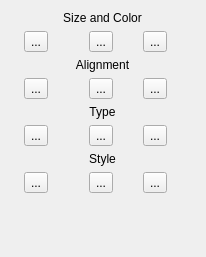
<ui version="4.0" >
 <class>Panel</class>
 <widget class="QWidget" name="Panel" >
  <property name="geometry" >
   <rect>
    <x>0</x>
    <y>0</y>
    <width>206</width>
    <height>257</height>
   </rect>
  </property>
  <property name="windowTitle" >
   <string>Panel</string>
  </property>
  <layout class="QGridLayout" name="gridLayout" >
   <item row="0" column="0" colspan="3" >
    <widget class="QLabel" name="label" >
     <property name="text" >
      <string>Size and Color</string>
     </property>
     <property name="alignment" >
      <set>Qt::AlignCenter</set>
     </property>
    </widget>
   </item>
   <item row="1" column="0" >
    <widget class="QToolButton" name="sizeUp" >
     <property name="text" >
      <string>...</string>
     </property>
    </widget>
   </item>
   <item row="1" column="1" >
    <widget class="QToolButton" name="sizeDown" >
     <property name="text" >
      <string>...</string>
     </property>
    </widget>
   </item>
   <item row="1" column="2" >
    <widget class="QToolButton" name="color" >
     <property name="text" >
      <string>...</string>
     </property>
    </widget>
   </item>
   <item row="2" column="0" colspan="3" >
    <widget class="QLabel" name="label_2" >
     <property name="text" >
      <string>Alignment</string>
     </property>
     <property name="alignment" >
      <set>Qt::AlignCenter</set>
     </property>
    </widget>
   </item>
   <item row="3" column="0" >
    <widget class="QToolButton" name="left" >
     <property name="text" >
      <string>...</string>
     </property>
     <property name="checkable" >
      <bool>true</bool>
     </property>
    </widget>
   </item>
   <item row="3" column="1" >
    <widget class="QToolButton" name="center" >
     <property name="text" >
      <string>...</string>
     </property>
     <property name="checkable" >
      <bool>true</bool>
     </property>
    </widget>
   </item>
   <item row="3" column="2" >
    <widget class="QToolButton" name="right" >
     <property name="text" >
      <string>...</string>
     </property>
     <property name="checkable" >
      <bool>true</bool>
     </property>
    </widget>
   </item>
   <item row="4" column="0" colspan="3" >
    <widget class="QLabel" name="label_3" >
     <property name="text" >
      <string>Type</string>
     </property>
     <property name="alignment" >
      <set>Qt::AlignCenter</set>
     </property>
    </widget>
   </item>
   <item row="5" column="0" >
    <widget class="QToolButton" name="bold" >
     <property name="text" >
      <string>...</string>
     </property>
    </widget>
   </item>
   <item row="5" column="1" >
    <widget class="QToolButton" name="italic" >
     <property name="text" >
      <string>...</string>
     </property>
    </widget>
   </item>
   <item row="5" column="2" >
    <widget class="QToolButton" name="underline" >
     <property name="text" >
      <string>...</string>
     </property>
    </widget>
   </item>
   <item row="6" column="0" colspan="3" >
    <widget class="QLabel" name="label_4" >
     <property name="text" >
      <string>Style</string>
     </property>
     <property name="alignment" >
      <set>Qt::AlignCenter</set>
     </property>
    </widget>
   </item>
   <item row="7" column="0" >
    <widget class="QToolButton" name="style1" >
     <property name="text" >
      <string>...</string>
     </property>
     <property name="checkable" >
      <bool>true</bool>
     </property>
    </widget>
   </item>
   <item row="7" column="1" >
    <widget class="QToolButton" name="style2" >
     <property name="text" >
      <string>...</string>
     </property>
     <property name="checkable" >
      <bool>true</bool>
     </property>
    </widget>
   </item>
   <item row="7" column="2" >
    <widget class="QToolButton" name="style3" >
     <property name="text" >
      <string>...</string>
     </property>
     <property name="checkable" >
      <bool>true</bool>
     </property>
    </widget>
   </item>
   <item row="8" column="0" colspan="3" >
    <spacer name="verticalSpacer" >
     <property name="spacerName" stdset="0" >
      <string>verticalSpacer</string>
     </property>
     <property name="orientation" >
      <enum>Qt::Vertical</enum>
     </property>
     <property name="sizeHint" >
      <size>
       <width>131</width>
       <height>40</height>
      </size>
     </property>
    </spacer>
   </item>
  </layout>
 </widget>
 <resources/>
 <connections/>
</ui>
